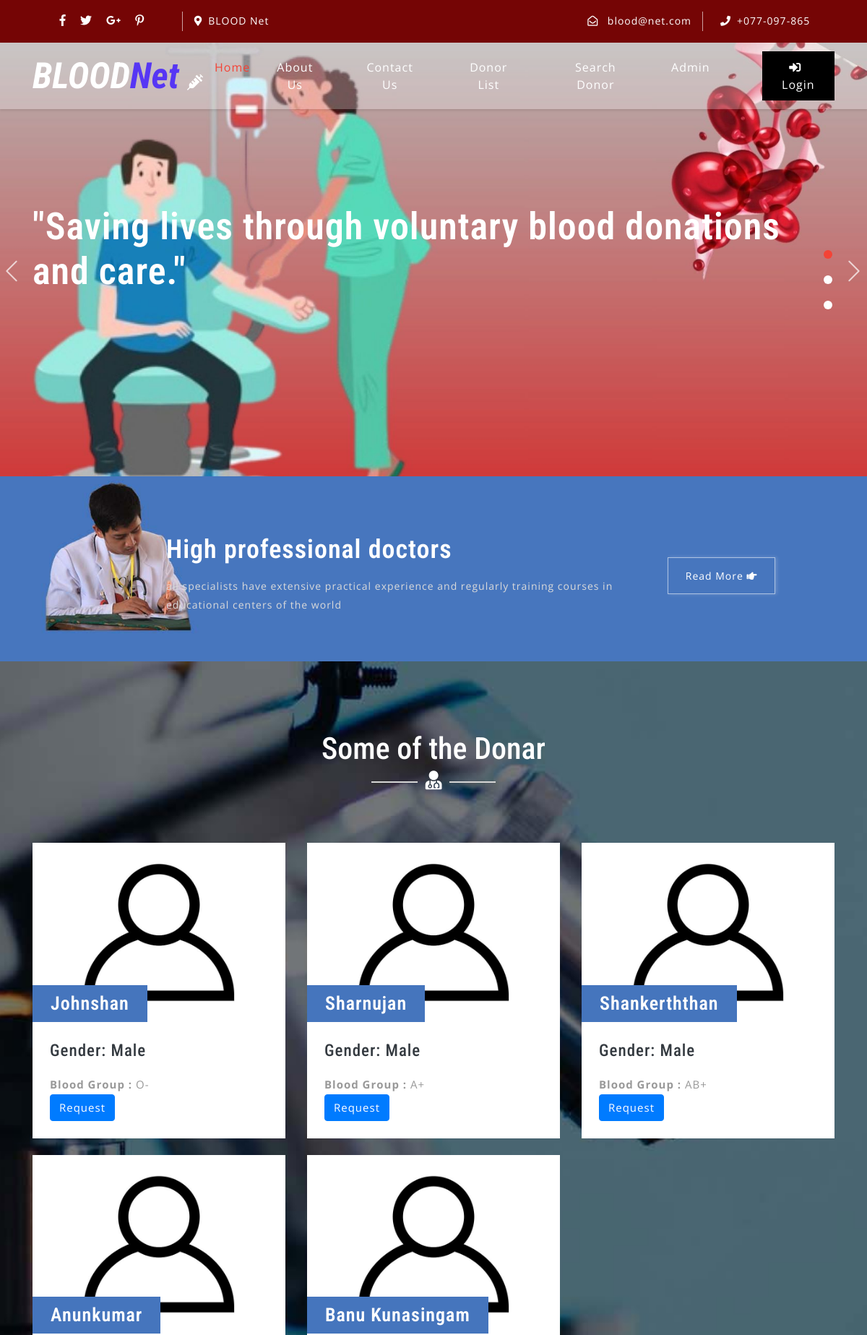
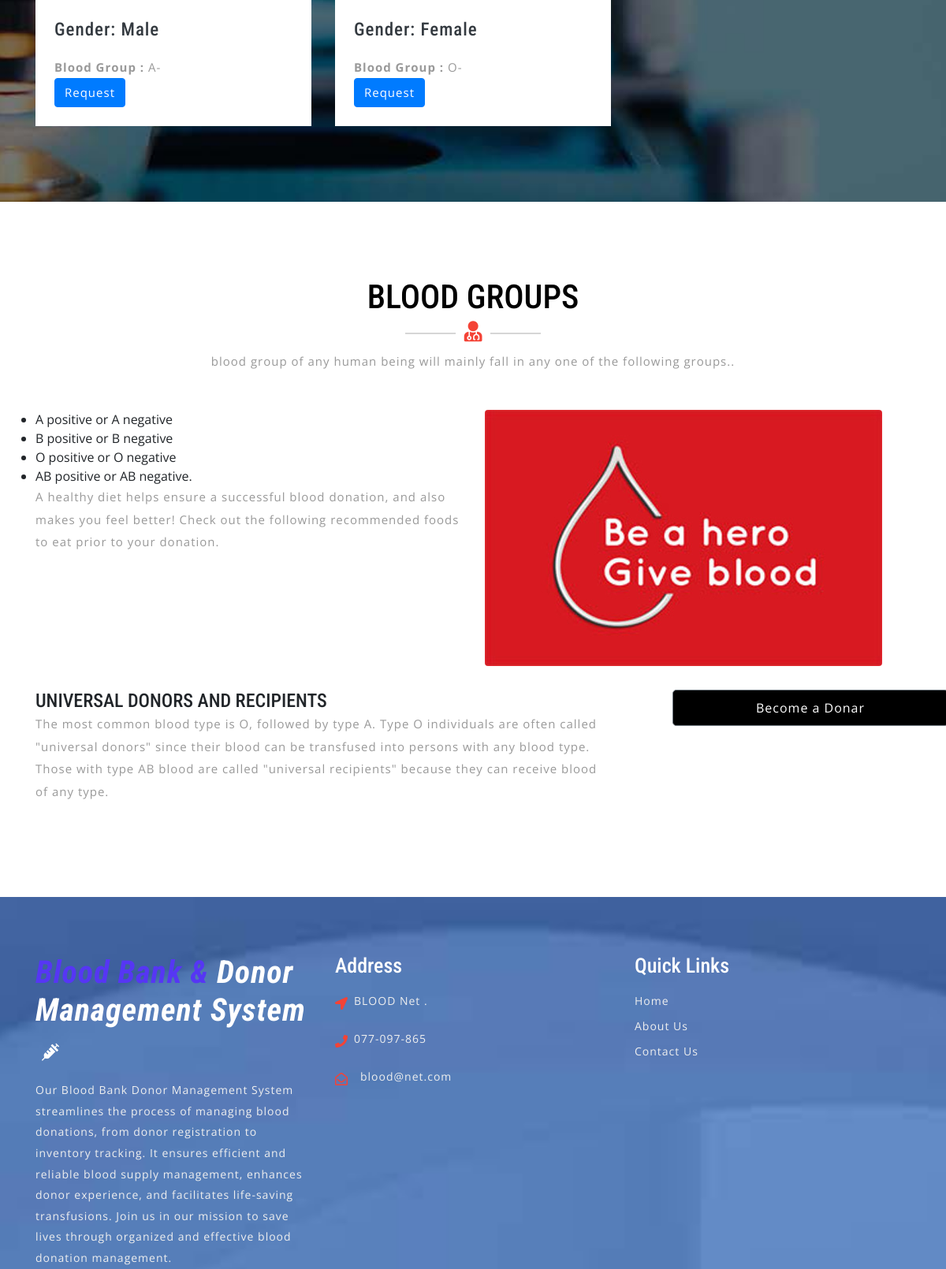
/blood-net/index.php (upper part), run on the app's committed database (2 pictures, top to bottom).
### tables this page shows
CREATE TABLE `tblcontactusinfo` (
  `id` int(11) NOT NULL,
  `Address` tinytext DEFAULT NULL,
  `EmailId` varchar(255) DEFAULT NULL,
  `ContactNo` char(11) DEFAULT NULL
);

CREATE TABLE `tblblooddonars` (
  `id` int(11) NOT NULL,
  `FullName` varchar(100) DEFAULT NULL,
  `MobileNumber` char(11) DEFAULT NULL,
  `EmailId` varchar(100) DEFAULT NULL,
  `Gender` varchar(20) DEFAULT NULL,
  `Age` int(11) DEFAULT NULL,
  `BloodGroup` varchar(20) DEFAULT NULL,
  `Address` varchar(255) DEFAULT NULL,
  `Message` mediumtext DEFAULT NULL,
  `PostingDate` timestamp NOT NULL DEFAULT current_timestamp(),
  `status` int(1) DEFAULT NULL,
  `Password` varchar(250) DEFAULT NULL
);

### blood-net/index.php (the view, shortened to what this page needs)
<?php
include('includes/config.php');
?>
<!DOCTYPE html>
<html lang="zxx">
<head>
	<link rel="stylesheet" href="css/bootstrap.css">
	<link rel="stylesheet" href="css/style.css" type="text/css" media="all" />
	<link rel="stylesheet" href="css/fontawesome-all.css">
</head>
<body>
	<?php include('includes/header.php');?>
	<div class="slider">
		<div class="callbacks_container">
			<ul class="rslides callbacks callbacks1" id="slider4">
				<li>
					<div class="banner-top1">
						<div class="banner-info_agile_w3ls">
							<div class="container">
								<h3>"Saving lives through voluntary blood donations and care."
								</h3>
							</div>
						</div>
					</div>
				</li>
			</ul>
		</div>
	</div>
	<div class="banner-bottom py-5">
		<div class="d-flex container py-xl-3 py-lg-3">
			<div class="banner-left-bottom-w3ls offset-lg-2 offset-md-1">
				<h3 class="text-white my-3">High professional doctors</h3>
				<p>all specialists have extensive practical experience and regularly training courses in educational centers of the
					world</p>
			</div>
			<div class="button">
				<a href="about.php" class="w3ls-button-agile">Read More
					<i class="fas fa-hand-point-right"></i>
				</a>
			</div>
		</div>
	</div>
	<div class="blog-w3ls py-5" id="blog">
		<div class="container py-xl-5 py-lg-3">
			<div class="w3ls-titles text-center mb-5">
				<h3 class="title text-white">Some of the Donar</h3>
				<span>
					<i class="fas fa-user-md text-white"></i>
				</span>
			</div>
			<div class="row package-grids mt-5">
				<?php
$status=1;
$sql = "SELECT * from tblblooddonars where status=:status order by rand() limit 6";
$query = $dbh -> prepare($sql);
$query->bindParam(':status',$status,PDO::PARAM_STR);
$query->execute();
$results=$query->fetchAll(PDO::FETCH_OBJ);
if($query->rowCount() > 0)
{
foreach($results as $result)
{ ?>
				<div class="col-md-4 pricing" style="margin-top:2%;">
					<div class="price-top">
							<img src="images/blood-donor.jpg" alt="" class="img-fluid" />
						<h3><?php echo htmlentities($result->FullName);?>
						</h3>
					</div>
					<div class="price-bottom p-4">
						<h4 class="text-dark mb-3">Gender: <?php echo htmlentities($result->Gender);?></h4>
						<p class="card-text"><b>Blood Group :</b> <?php echo htmlentities($result->BloodGroup);?></p>
						<a class="btn btn-primary" style="color:#fff" href="contact-blood.php?cid=<?php echo $result->id;?>">Request</a>
					</div>
				</div><?php }} ?>
			</div>
		</div>
	</div>
	<div class="screen-w3ls py-5">
		<div class="container py-xl-5 py-lg-3">
			<div class="w3ls-titles text-center mb-5">
				<h3 class="title">BLOOD GROUPS</h3>
				<span>
					<i class="fas fa-user-md"></i>
				</span>
				<p class="mt-2">blood group of any human being will mainly fall in any one of the following groups..</p>
			</div>
			<div class="row">
            <div class="col-lg-6">
                <ul>
<li>A positive or A negative</li>
<li>B positive or B negative</li>
<li>O positive or O negative</li>
<li>AB positive or AB negative.</li>
                </ul>
                <p>A healthy diet helps ensure a successful blood donation, and also makes you feel better! Check out the following recommended foods to eat prior to your donation.</p>
            </div>
            <div class="col-lg-6">
                <img class="img-fluid rounded" src="images/blood-donor (1).jpg" alt="">
            </div>
        </div>
        <div class="row mb-4">
            <div class="col-md-8">
            <h4 style="padding-top: 30px;">UNIVERSAL DONORS AND RECIPIENTS</h4>
                <p>
The most common blood type is O, followed by type A.
Type O individuals are often called "universal donors" since their blood can be transfused into persons with any blood type. Those with type AB blood are called "universal recipients" because they can receive blood of any type.</p>
            </div>
            <div class="col-md-4" style="padding-top: 30px;">
                <a class="btn btn-lg btn-secondary btn-block login-button ml-lg-5 mt-lg-0 mt-4 mb-lg-0 mb-3" data-toggle="modal" data-target="#exampleModalCenter1" href="#" data-toggle="modal" data-target="#exampleModalCenter1"> Become a Donar</a>
            </div>
        </div>
		</div>
	</div>
	<?php include('includes/footer.php');?>
</body>
</html>

### blood-net/includes/header.php (shortened to what this page needs)
    <header>
        <div class="top-bar py-3">
            <div class="container">
                <div class="row">
                    <div class="col-lg-7 top-social-agile">
                        <div class="row">
                            <ul class="col-lg-4 col-6 top-right-info text-center">
                                <li>
                                    <a href="#">
                                        <i class="fab fa-facebook-f"></i>
                                    </a>
                                </li>
                                <li class="mx-3">
                                    <a href="#">
                                        <i class="fab fa-twitter"></i>
                                    </a>
                                </li>
                                <li>
                                    <a href="#">
                                        <i class="fab fa-google-plus-g"></i>
                                    </a>
                                </li>
                                <li class="ml-3">
                                    <a href="#">
                                        <i class="fab fa-pinterest-p"></i>
                                    </a>
                                </li>
                            </ul><?php
$sql = "SELECT * from tblcontactusinfo";
$query = $dbh -> prepare($sql);
$query->execute();
$results=$query->fetchAll(PDO::FETCH_OBJ);
if($query->rowCount() > 0)
{
foreach($results as $result)
{ ?>
                            <div class="col-6 header-top_w3layouts pl-3 text-lg-left text-center">
                                <p class="text-white">
                                    <i class="fas fa-map-marker-alt mr-2"></i><?php  echo $result->Address; ?></p>
                            </div>
                        </div>
                    </div>
                    <div class="col-lg-5 top-social-agile text-lg-right text-center">
                        <div class="row">
                            <div class="col-lg-7 col-6 top-w3layouts">
                                <p class="text-white">
                                    <i class="far fa-envelope-open mr-2"></i>
                                    <a href="mailto:info@example.com" class="text-white"><?php  echo $result->EmailId; ?></a>
                                </p>
                            </div>
                            <div class="col-lg-5 col-6 header-w3layouts pl-4 text-lg-left">
                                <p class="text-white">
                                    <i class="fas fa-phone mr-2"></i>+<?php  echo $result->ContactNo; ?></p>
                            </div>
                        </div><?php } } ?>
                    </div>
                </div>
            </div>
        </div>
    </header>
    <div id="home">
        <div class="main-top py-1">
            <nav class="navbar navbar-expand-lg navbar-light fixed-navi">
                <div class="container">
                    <h1>
                        <a class="navbar-brand font-weight-bold font-italic" href="index.php">
                            <span>BLOOD</span>Net
                            <i class="fas fa-syringe"></i>
                        </a>
                    </h1>
                    <div class="collapse navbar-collapse text-center" id="navbarSupportedContent">
                        <ul class="navbar-nav ml-lg-auto">
                            <li class="nav-item active mt-lg-0 mt-3">
                                <a class="nav-link" href="index.php">Home
                                </a>
                            </li>
                            <li class="nav-item mx-lg-4 my-lg-0 my-3">
                                <a class="nav-link" href="about.php">About Us</a>
                            </li>
                            <li class="nav-item mx-lg-4 my-lg-0 my-3">
                                <a class="nav-link" href="contact.php">Contact Us</a>
                            </li>
                            <li class="nav-item mx-lg-4 my-lg-0 my-3">
                                <a class="nav-link" href="donor-list.php">Donor List</a>
                            </li>
                            <li class="nav-item mx-lg-4 my-lg-0 my-3">
                                <a class="nav-link" href="search-donor.php">Search Donor</a>
                            </li>
                            <?php if (strlen($_SESSION['bbdmsdid']==0)) {?>
                            <li class="nav-item mx-lg-4 my-lg-0 my-3">
                                <a class="nav-link" href="admin/index.php">Admin</a>
                            </li>
                        </ul>
                        <a href="login.php" class="login-button ml-lg-5 mt-lg-0 mt-4 mb-lg-0 mb-3" >
                            <i class="fas fa-sign-in-alt mr-2"></i>Login</a><?php } ?>
                    </div>
                </div>
            </nav>
        </div>
    </div>

### blood-net/includes/footer.php (shortened to what this page needs)
<footer>
    <div class="w3ls-footer-grids pt-sm-4 pt-3">
      <div class="container py-xl-5 py-lg-3">
        <div class="row">
          <div class="col-md-4 w3l-footer">
            <h2 class="mb-sm-3 mb-2">
              <a href="index.php" class="text-white font-italic font-weight-bold">
                <span>Blood Bank & </span>Donor Management System
                <i class="fas fa-syringe ml-2"></i>
              </a>
            </h2>
            <p>Our Blood Bank Donor Management System streamlines the process of managing blood donations, from donor registration to inventory tracking. It ensures efficient and reliable blood supply management, enhances donor experience,
               and facilitates life-saving transfusions. Join us in our mission to save lives through organized and effective blood donation management.</p>
          </div>
          <div class="col-md-4 w3l-footer my-md-0 my-4">
            <h3 class="mb-sm-3 mb-2 text-white">Address</h3>
            <ul class="list-unstyled">
              <?php
$sql = "SELECT * from tblcontactusinfo";
$query = $dbh -> prepare($sql);
$query->execute();
$results=$query->fetchAll(PDO::FETCH_OBJ);
if($query->rowCount() > 0)
{
foreach($results as $result)
{ ?>
              <li>
                <i class="fas fa-location-arrow float-left"></i>
                <p class="ml-4">
                  <span><?php  echo $result->Address; ?>. </p>
                <div class="clearfix"></div>
              </li>
              <li class="my-3">
                <i class="fas fa-phone float-left"></i>
                <p class="ml-4"><?php  echo $result->ContactNo; ?></p>
                <div class="clearfix"></div>
              </li>
              <li>
                <i class="far fa-envelope-open float-left"></i>
                <a href="mailto:info@example.com" class="ml-3"><?php  echo $result->EmailId; ?></a>
                <div class="clearfix"></div>
              </li>
            <?php } } ?></ul>
          </div>
          <div class="col-md-4 w3l-footer">
            <h3 class="mb-sm-3 mb-2 text-white">Quick Links</h3>
            <div class="nav-w3-l">
              <ul class="list-unstyled">
                <li>
                  <a href="index.php">Home</a>
                </li>
                <li class="mt-2">
                  <a href="about.php">About Us</a>
                </li>
                <li class="mt-2">
                  <a href="contact.php">Contact Us</a>
                </li>
              </ul>
            </div>
          </div>
        </div>
      </div>
    </div>
  </footer>

### data on the page
tblcontactusinfo: Address "BLOOD Net", EmailId "blood@net.com", ContactNo "077-097-865"
tblblooddonars: FullName "Johnshan", Gender "Male", BloodGroup "O-"
tblblooddonars: FullName "Sharnujan", Gender "Male", BloodGroup "A+"
tblblooddonars: FullName "Shankerththan", Gender "Male", BloodGroup "AB+"
tblblooddonars: FullName "Anunkumar", Gender "Male", BloodGroup "A-"
tblblooddonars: FullName "Banu Kunasingam", Gender "Female", BloodGroup "O-"
